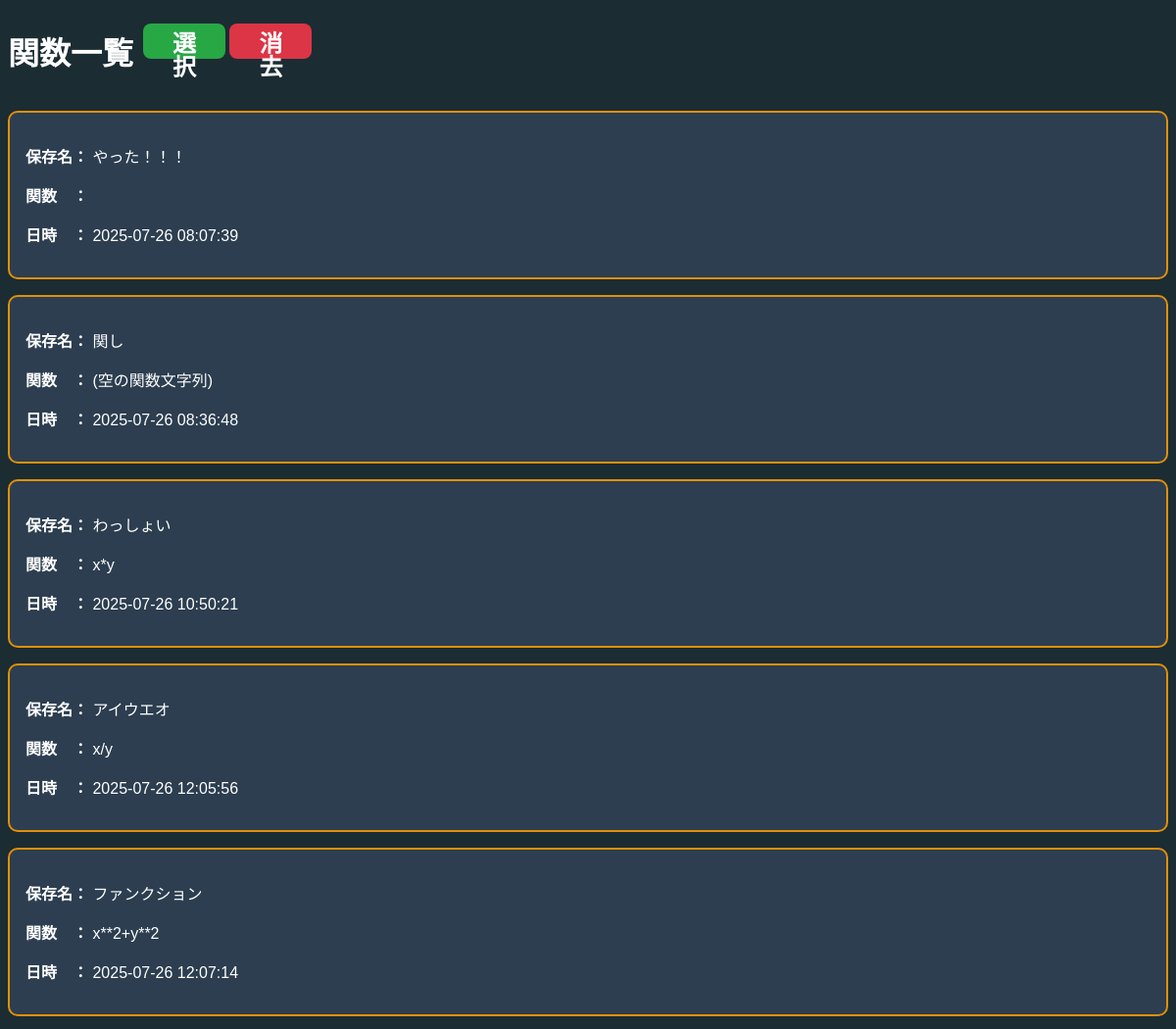
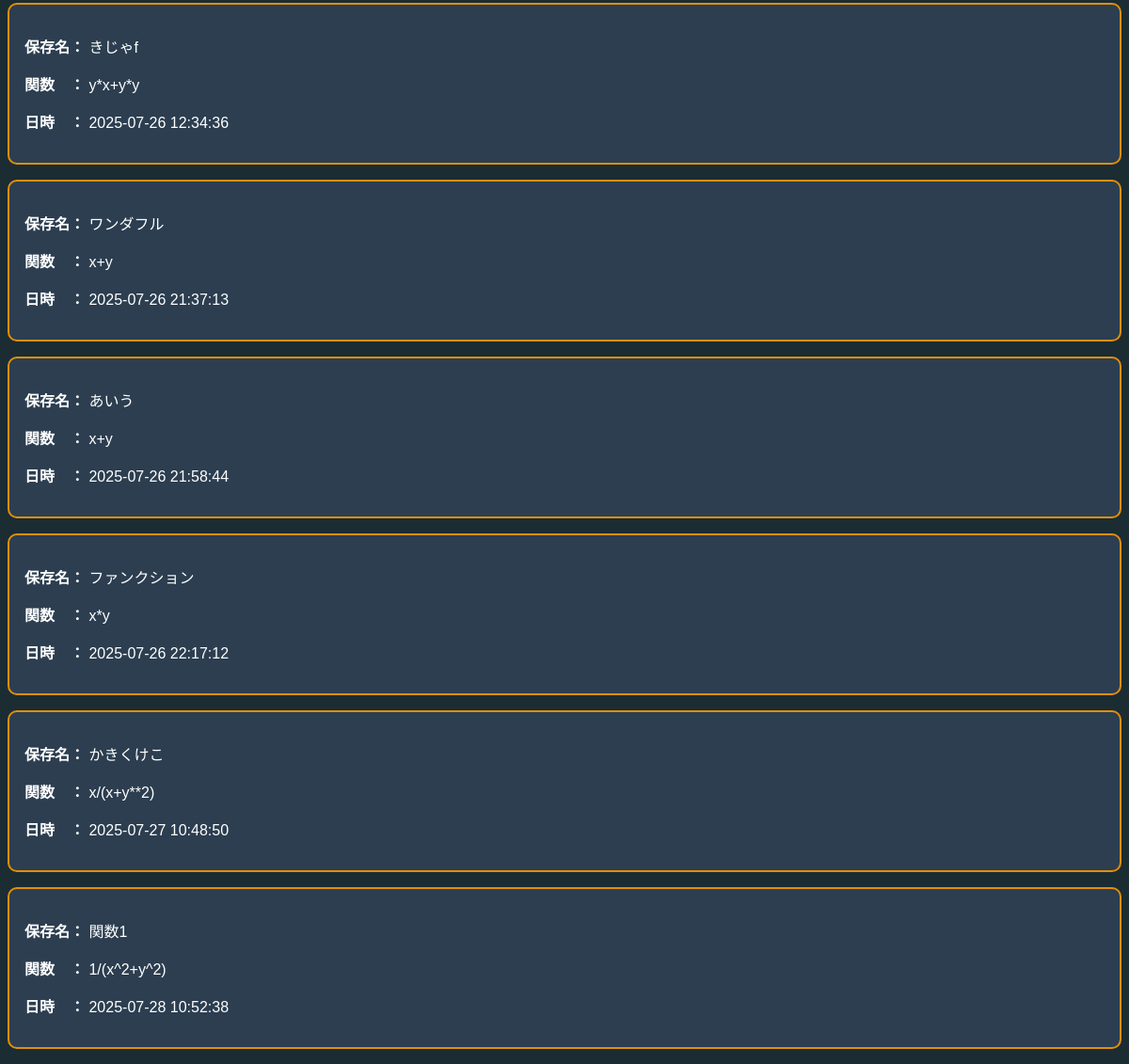
The page /show_all on the database its author committed (2 pictures, top to bottom).
### database/models/function.py (models this page shows)
class Function(db.Model):
    __tablename__ = 'functions'
    id = db.Column(db.Integer, primary_key=True)
    name = db.Column(db.String(100), nullable=False)       # 保存名
    expression = db.Column(db.Text, nullable=False)
    created_at = db.Column(db.DateTime, default=lambda: datetime.now(JST))

### database/routes/function_routes.py (the view)
@function_bp.route('/show_all', methods=['GET'])
def history():
    functions = Function.query.all()
    return render_template('show_all.html', functions=functions)

### templates/show_all.html (shortened to what this page needs)
<head>
</head>
<body>
    <div class="function-header">
        <h1>関数一覧</h1>
        <div class="button-group">
            <button class="btn select-btn" onclick="toggleSelectMode()">選択</button>
            <button class="btn delete-btn" onclick="toggleDeleteMode()">消去</button>
        </div>
    </div>
    {% for func in functions %}
    <div class="function-card" data-id="{{ func.id }}" onclick="selectFunction('{{ func.id }}')">
        <p><strong>保存名：</strong> {{ func.name }}</p>
        <p><strong>関数　：</strong> {{ func.expression }}</p>
        <p><strong>日時　：</strong> {{ func.created_at.strftime('%Y-%m-%d %H:%M:%S') }}</p>
    </div>
    {% endfor %}
</body>

### templates/show_all.html (style rules this page uses)
body { background-color: #1b2c33; color: #fff; font-family: sans-serif; }
.function-header { display: flex; align-items: center; gap: 10px; }
.button-group .btn { font-size: 1.5rem; padding: 0.4em 0.8em; height: 1.5em; width: 3.5em; line-height: 1; border: none; border-radius: 8px; cursor: pointer; font-weight: bold; }
.select-btn { background-color: #28a745; color: white; }
.delete-btn { background-color: #dc3545; color: white; }
.function-card { background-color: #2c3e50; border: 2.5px solid rgb(226, 143, 9); padding: 1em; margin: 1em 0; border-radius: 10px; transition: background-color 0.3s; cursor: pointer; }

### rows shown on the page
Function: name "やった！！！", created_at "2025-07-26 08:07:39"
Function: name "関し", expression "(空の関数文字列)", created_at "2025-07-26 08:36:48"
Function: name "わっしょい", expression "x*y", created_at "2025-07-26 10:50:21"
Function: name "アイウエオ", expression "x/y", created_at "2025-07-26 12:05:56"
Function: name "ファンクション", expression "x**2+y**2", created_at "2025-07-26 12:07:14"
Function: name "きじゃf", expression "y*x+y*y", created_at "2025-07-26 12:34:36"
Function: name "ワンダフル", expression "x+y", created_at "2025-07-26 21:37:13"
Function: name "あいう", expression "x+y", created_at "2025-07-26 21:58:44"
Function: name "ファンクション", expression "x*y", created_at "2025-07-26 22:17:12"
Function: name "かきくけこ", expression "x/(x+y**2)", created_at "2025-07-27 10:48:50"
Function: name "関数1", expression "1/(x^2+y^2)", created_at "2025-07-28 10:52:38"
